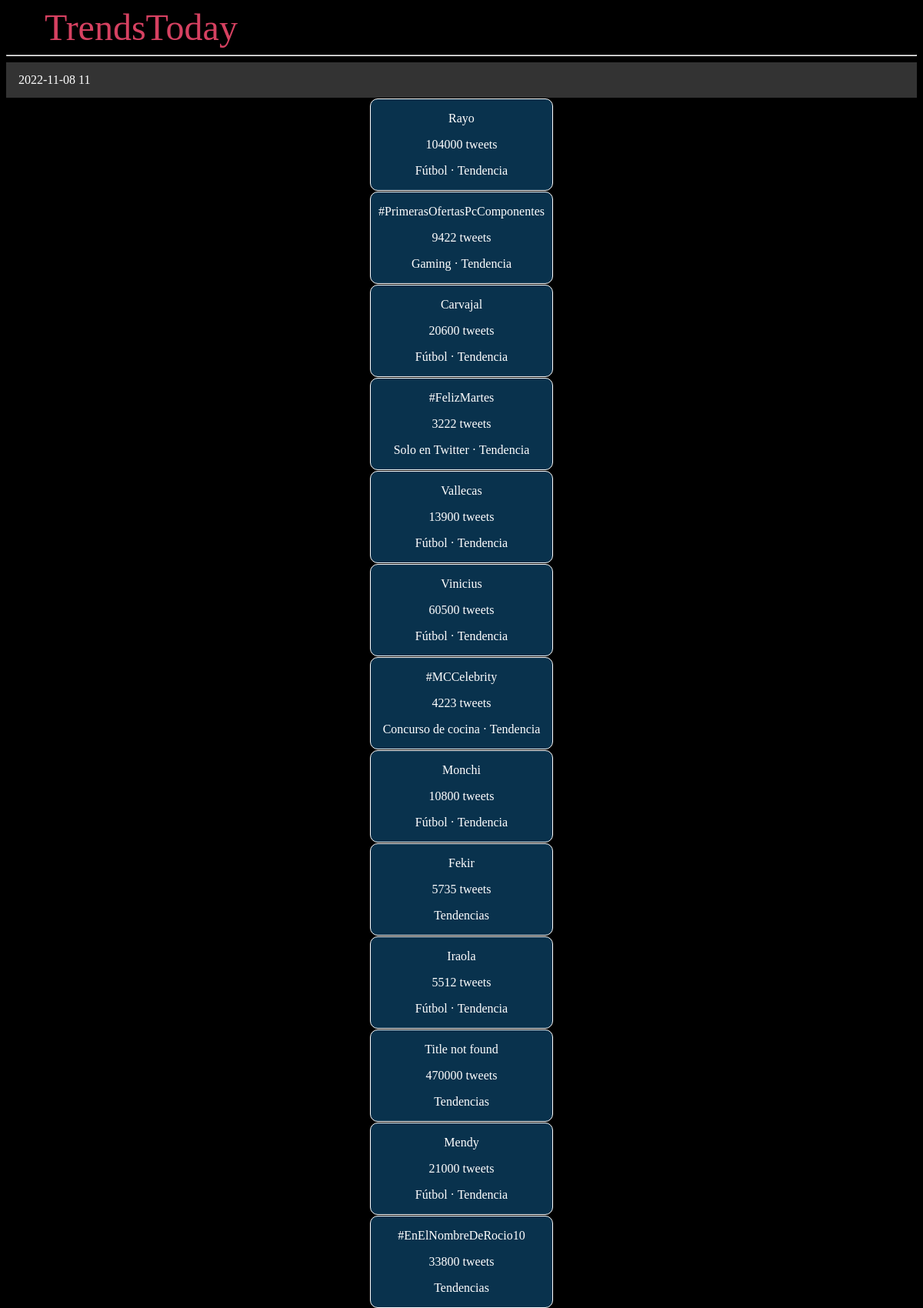
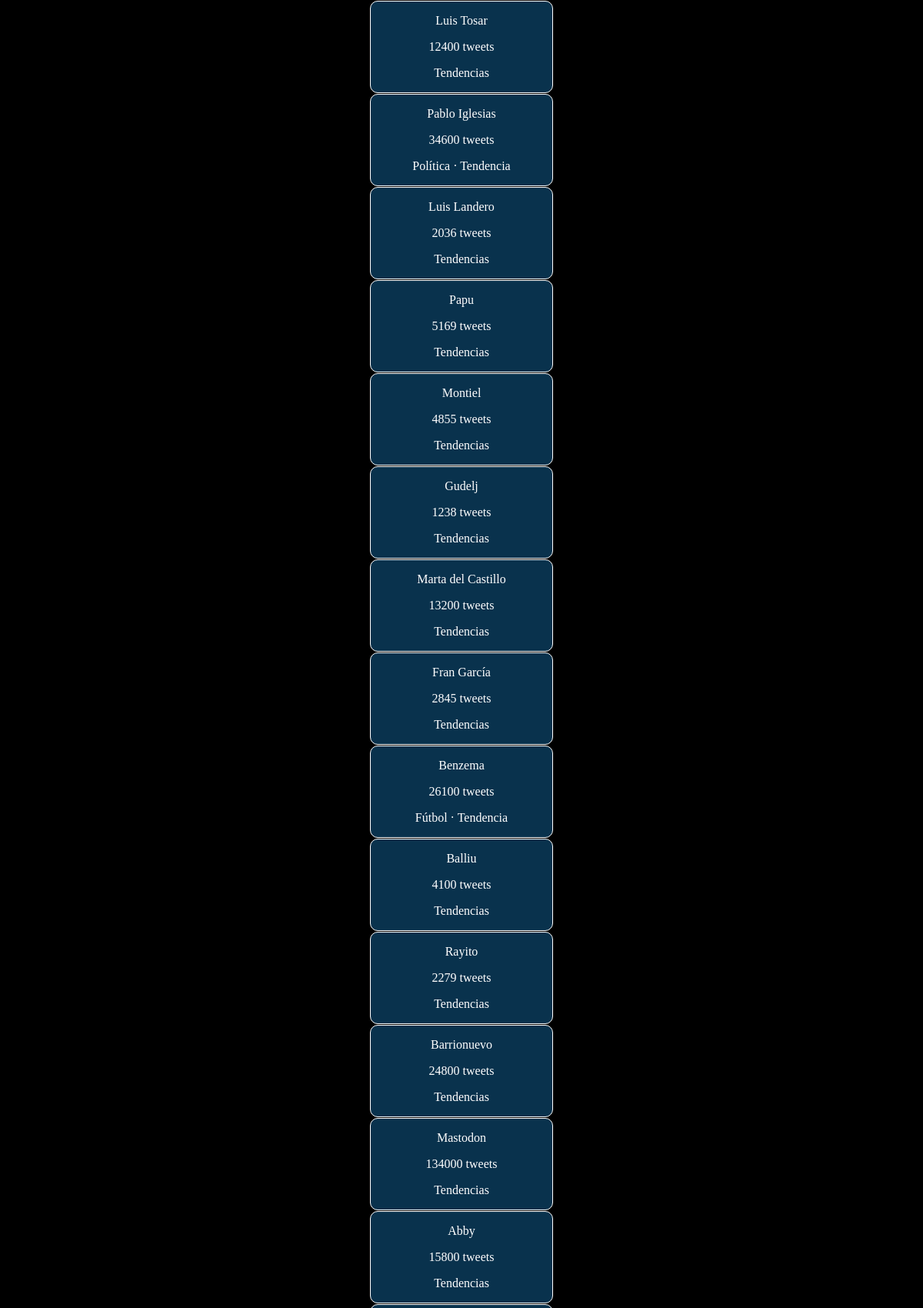
The page / (upper part) on the database its author committed (2 pictures, top to bottom).
### tables this page shows
CREATE TABLE "trend" (
	"title"	varchar(50),
	"tweet"	integer(10),
	"category"	varchar(100),
	"datetime"	datetime DEFAULT current_timestamp,
	"id"	INTEGER PRIMARY KEY AUTOINCREMENT
);

### app.py (the view)
@app.route('/')
def index():
    conn = get_db_connection()
    trends = trend_by_date(conn, "closer")
    list_trends = []
    for trend in trends:
        print(trend)
        title = trend[0]
        tweet = trend[1]
        category = trend[2]
        date = trend[3]
        if '#' in title:
            src = 'https://twitter.com/search?q=' + \
                title.replace('#', '%23') + '&src=trend_click&vertical=trends'
        else:
            src = 'https://twitter.com/search?q=' + \
                title + '&src=trend_click&vertical=trends'
        dict_trend = {
            "title": title,
            "tweet": tweet,
            "category": category,
            "src": src
        }
        list_trends.append(dict_trend)
    conn.close()
    return render_template('index.html', trends=list_trends, date=date)

### app.py (called while the page is built)
def get_db_connection():
    conn = sqlite3.connect('trendstoday.db')
    return conn

def trend_by_date(conn, operator, date=None):
    if operator == "closer":
        sql = 'SELECT MAX(datetime), title FROM trend'
        datetime = conn.execute(sql).fetchall()[0][0]
        sql = 'SELECT * FROM trend WHERE datetime = "' + datetime + '"'
    elif operator == "before":
        sql = 'SELECT * FROM trend WHERE datetime < "' + date + '"'
    elif operator == "after":
        sql = 'SELECT * FROM trend WHERE datetime > "' + date + '"'
    elif operator == "equal":
        sql = 'SELECT * FROM trend WHERE datetime = "' + date + '"'
    trends = conn.execute(sql).fetchall()
    return trends

### templates/index.html (shortened to what this page needs)
{% extends 'base.html' %}
{% block content %}
    {% for trend in trends %}
        <div class='trend'>
            <a href="{{trend['src']}}" target="_blank">
                <p>{{ trend['title'] }}</p>
                <p>{{ trend['tweet'] }} tweets</p>
                <p>{{ trend['category'] }}</p>
            </a>
        </div>
    {% endfor %}
{% endblock %}

### templates/base.html (shortened to what this page needs)
<!DOCTYPE html>
<html lang="en">
<head>
</head>
<body>
    <nav>
        <a id="title" href="{{ url_for('index') }}">TrendsToday</a>
    </nav>
    <hr>
    <ul>
        <li><a class="active" href="#home">{{ date }}</a></li>
    </ul>
    <div>
        {% block content %} {% endblock %}
    </div>
</body>
</html>

### templates/index.html (style rules this page uses)
.trend { display: table; width: 20%; border: solid 1px; border-radius: 10px; background-color: #1a8cd85b; text-align: center; color: white; margin: 1px auto; }
.trend a { display: table-cell; text-decoration: none; color: white; }

### templates/base.html (style rules this page uses)
body { background-color: black; }
#title { color: #d64161; font-size: 3em; margin-left: 50px; text-decoration: none; }
ul { list-style-type: none; margin: 0; padding: 0; overflow: hidden; background-color: #333; }
li { float: left; }
li a { display: block; color: white; text-align: center; padding: 14px 16px; text-decoration: none; }

### rows shown on the page
trend: datetime "2022-11-08 11"
trend: title "Rayo", tweet "104000", category "Fútbol · Tendencia"
trend: title "#PrimerasOfertasPcComponentes", tweet "9422", category "Gaming · Tendencia"
trend: title "Carvajal", tweet "20600", category "Fútbol · Tendencia"
trend: title "#FelizMartes", tweet "3222", category "Solo en Twitter · Tendencia"
trend: title "Vallecas", tweet "13900", category "Fútbol · Tendencia"
trend: title "Vinicius", tweet "60500", category "Fútbol · Tendencia"
trend: title "#MCCelebrity", tweet "4223", category "Concurso de cocina · Tendencia"
trend: title "Monchi", tweet "10800", category "Fútbol · Tendencia"
trend: title "Fekir", tweet "5735", category "Tendencias"
trend: title "Iraola", tweet "5512", category "Fútbol · Tendencia"
trend: title "Title not found", tweet "470000", category "Tendencias"
trend: title "Mendy", tweet "21000", category "Fútbol · Tendencia"
trend: title "#EnElNombreDeRocio10", tweet "33800", category "Tendencias"
trend: title "Luis Tosar", tweet "12400", category "Tendencias"
trend: title "Pablo Iglesias", tweet "34600", category "Política · Tendencia"
trend: title "Luis Landero", tweet "2036", category "Tendencias"
trend: title "Papu", tweet "5169", category "Tendencias"
trend: title "Montiel", tweet "4855", category "Tendencias"
trend: title "Gudelj", tweet "1238", category "Tendencias"
trend: title "Marta del Castillo", tweet "13200", category "Tendencias"
trend: title "Fran García", tweet "2845", category "Tendencias"
trend: title "Benzema", tweet "26100", category "Fútbol · Tendencia"
trend: title "Balliu", tweet "4100", category "Tendencias"
trend: title "Rayito", tweet "2279", category "Tendencias"
trend: title "Barrionuevo", tweet "24800", category "Tendencias"
trend: title "Mastodon", tweet "134000", category "Tendencias"
trend: title "Abby", tweet "15800", category "Tendencias"
